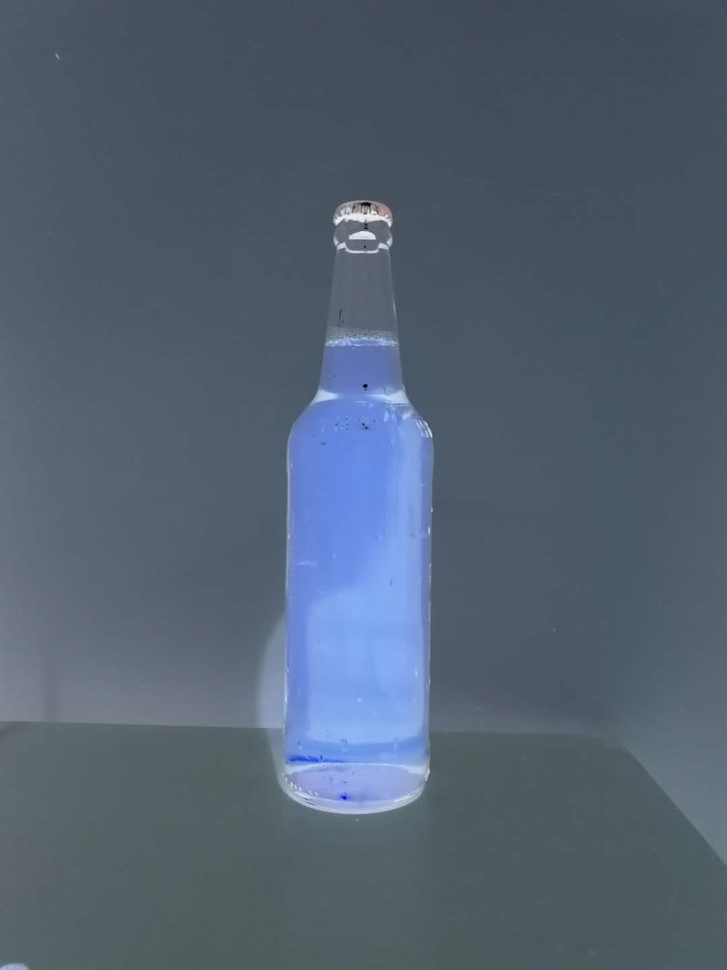
#> input picture tool/xuehua.png, 727 x 970 px, shrunk from 1080 x 1440 before the run
$ python masking.py
#> lines starting #> are read from the running program, lines starting #| are printed output that depends on the picture; after the words box and inside, x2 and y2 are one past the last pixel; in counts of white or black regions, pixels touching at a corner belong together
import cv2
import numpy as np

img = cv2.imread("xuehua.png")
#> img is the input picture: shape (970, 727, 3); mean B, G, R 113.6, 96.5, 82.7
# cv2.imshow("Wave",img)
# cv2.waitKey(0)
#we readed the image

mask = np.zeros(img.shape[:2],dtype="uint8")
(cx,cy) = (img.shape[1]/2,img.shape[0]/2)
#> cx = 363.5; cy = 485
cv2.rectangle(mask,(cx-75,cy-75),(cx+75,cy+75),255,-1)
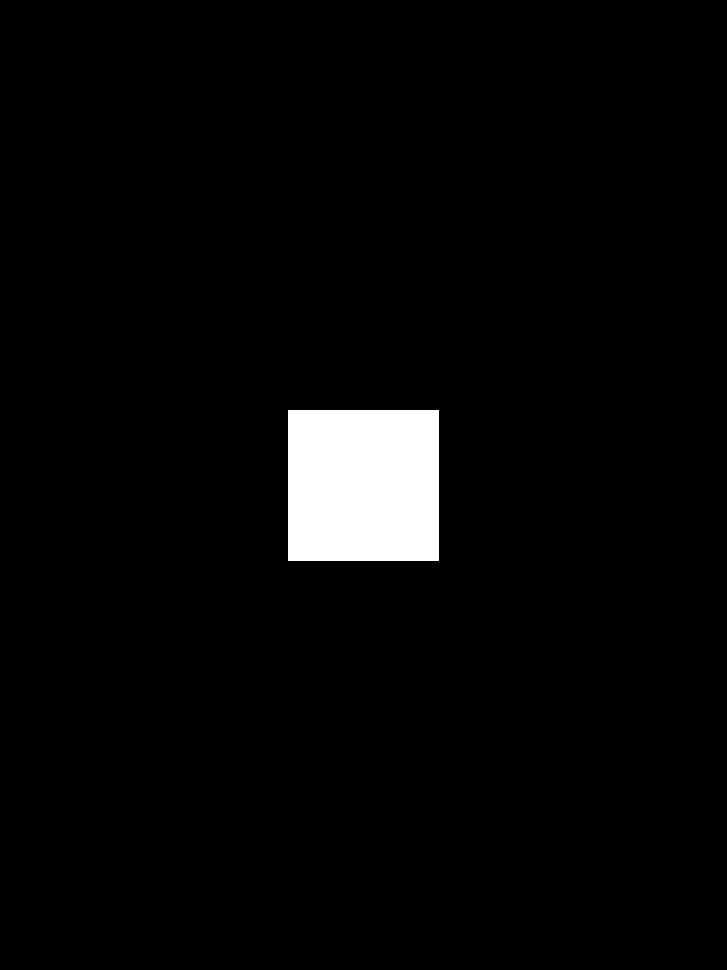
#> mask: shape (970, 727); 3.2% white; 1 white region, box (x1, y1, x2, y2) and area: (288, 410, 439, 561) 22801
# cv2.imshow("Mask",mask)
# cv2.waitKey(0)

masked = cv2.bitwise_and(img,img,mask=mask)
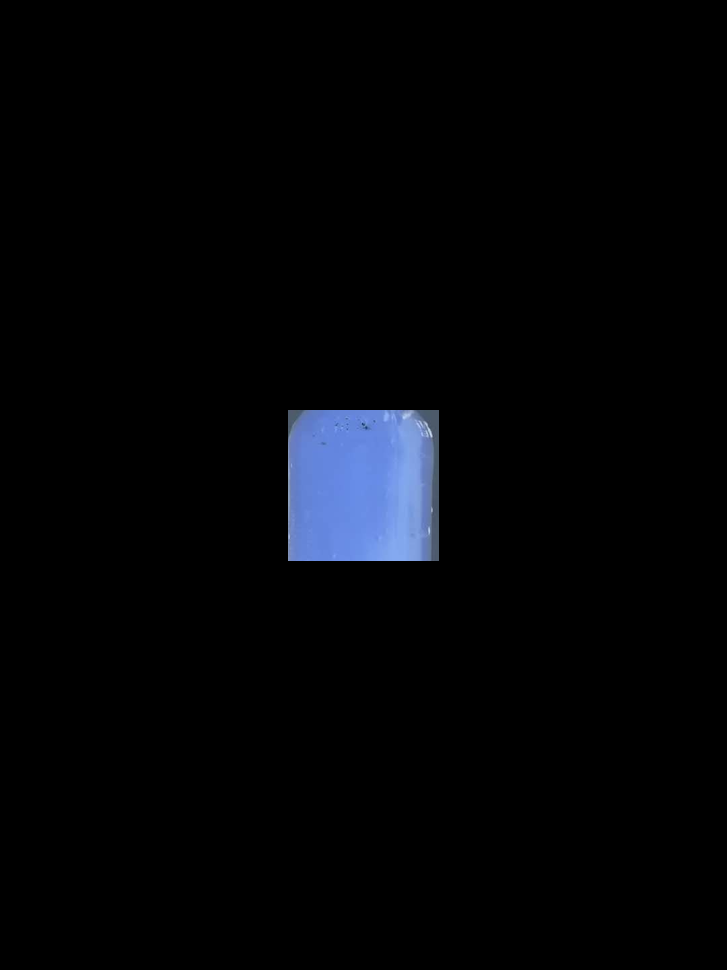
#> masked: shape (970, 727, 3); mean B, G, R 6.9, 4.5, 3.5
cv2.imshow("Masked",masked)
cv2.waitKey(0)
